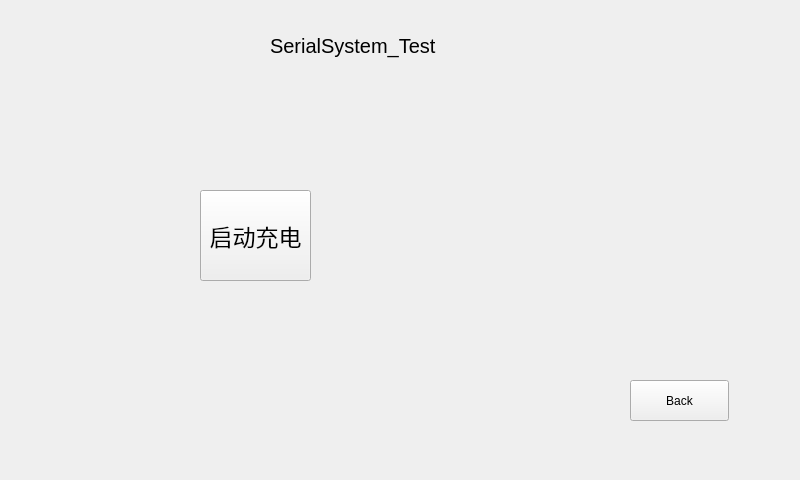
<?xml version="1.0" encoding="UTF-8"?>
<ui version="4.0">
 <class>test_auto</class>
 <widget class="QWidget" name="test_auto">
  <property name="geometry">
   <rect>
    <x>0</x>
    <y>0</y>
    <width>800</width>
    <height>480</height>
   </rect>
  </property>
  <property name="windowTitle">
   <string>Form</string>
  </property>
  <property name="autoFillBackground">
   <bool>true</bool>
  </property>
  <property name="styleSheet">
   <string notr="true"/>
  </property>
  <widget class="QLabel" name="label">
   <property name="geometry">
    <rect>
     <x>270</x>
     <y>20</y>
     <width>171</width>
     <height>51</height>
    </rect>
   </property>
   <property name="font">
    <font>
     <pointsize>15</pointsize>
    </font>
   </property>
   <property name="styleSheet">
    <string notr="true"/>
   </property>
   <property name="text">
    <string>SerialSystem_Test</string>
   </property>
  </widget>
  <widget class="QLabel" name="label_2">
   <property name="geometry">
    <rect>
     <x>590</x>
     <y>0</y>
     <width>191</width>
     <height>71</height>
    </rect>
   </property>
   <property name="autoFillBackground">
    <bool>false</bool>
   </property>
   <property name="styleSheet">
    <string notr="true">background-image: url(:/img/images/serial_logo.png)</string>
   </property>
   <property name="text">
    <string/>
   </property>
  </widget>
  <widget class="QPushButton" name="back_but">
   <property name="geometry">
    <rect>
     <x>630</x>
     <y>380</y>
     <width>99</width>
     <height>41</height>
    </rect>
   </property>
   <property name="styleSheet">
    <string notr="true">background-image:url()</string>
   </property>
   <property name="text">
    <string>Back</string>
   </property>
  </widget>
  <widget class="QPushButton" name="start_but">
   <property name="geometry">
    <rect>
     <x>200</x>
     <y>190</y>
     <width>111</width>
     <height>91</height>
    </rect>
   </property>
   <property name="font">
    <font>
     <pointsize>17</pointsize>
    </font>
   </property>
   <property name="text">
    <string>启动充电</string>
   </property>
  </widget>
 </widget>
 <resources/>
 <connections/>
</ui>
